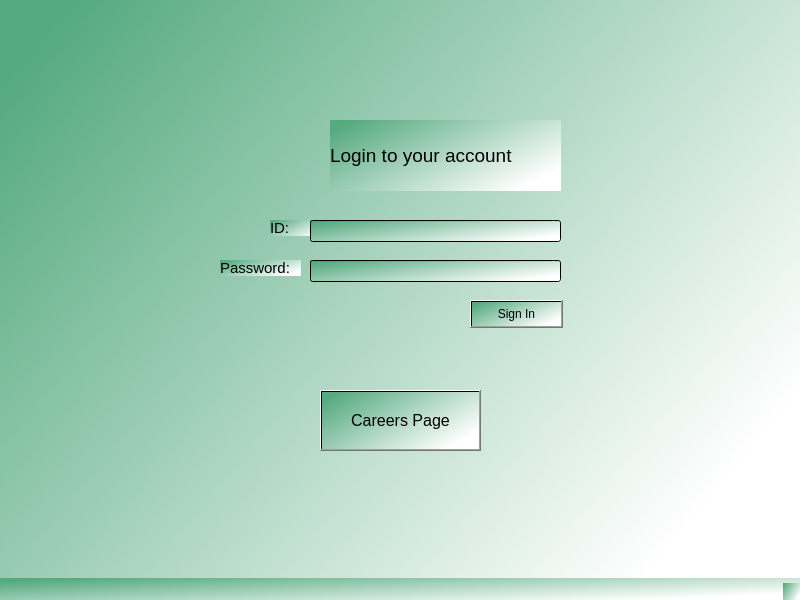
<?xml version="1.0" encoding="UTF-8"?>
<ui version="4.0">
 <class>MainWindow</class>
 <widget class="QMainWindow" name="MainWindow">
  <property name="geometry">
   <rect>
    <x>0</x>
    <y>0</y>
    <width>800</width>
    <height>600</height>
   </rect>
  </property>
  <property name="windowTitle">
   <string>Login</string>
  </property>
  <property name="styleSheet">
   <string notr="true">
background-color: qlineargradient(spread:pad, x1:0.03, y1:0.0965909, x2:1, y2:0.681818, stop:0 rgba(85, 170, 127, 255), stop:1 rgba(255, 255, 255, 255));
</string>
  </property>
  <widget class="QWidget" name="centralwidget">
   <widget class="QLabel" name="label">
    <property name="geometry">
     <rect>
      <x>330</x>
      <y>120</y>
      <width>231</width>
      <height>71</height>
     </rect>
    </property>
    <property name="font">
     <font>
      <pointsize>14</pointsize>
     </font>
    </property>
    <property name="text">
     <string>Login to your account</string>
    </property>
   </widget>
   <widget class="QLabel" name="label_2">
    <property name="geometry">
     <rect>
      <x>270</x>
      <y>220</y>
      <width>55</width>
      <height>16</height>
     </rect>
    </property>
    <property name="font">
     <font>
      <pointsize>11</pointsize>
     </font>
    </property>
    <property name="text">
     <string>ID:</string>
    </property>
   </widget>
   <widget class="QLabel" name="label_3">
    <property name="geometry">
     <rect>
      <x>220</x>
      <y>260</y>
      <width>81</width>
      <height>16</height>
     </rect>
    </property>
    <property name="font">
     <font>
      <pointsize>11</pointsize>
     </font>
    </property>
    <property name="text">
     <string>Password:</string>
    </property>
   </widget>
   <widget class="QLineEdit" name="ID">
    <property name="geometry">
     <rect>
      <x>310</x>
      <y>220</y>
      <width>251</width>
      <height>22</height>
     </rect>
    </property>
   </widget>
   <widget class="QLineEdit" name="password">
    <property name="geometry">
     <rect>
      <x>310</x>
      <y>260</y>
      <width>251</width>
      <height>22</height>
     </rect>
    </property>
    <property name="echoMode">
     <enum>QLineEdit::Password</enum>
    </property>
   </widget>
   <widget class="QPushButton" name="sign_in">
    <property name="geometry">
     <rect>
      <x>470</x>
      <y>300</y>
      <width>93</width>
      <height>28</height>
     </rect>
    </property>
    <property name="font">
     <font>
      <pointsize>9</pointsize>
     </font>
    </property>
    <property name="text">
     <string>Sign In</string>
    </property>
   </widget>
   <widget class="QPushButton" name="careers_page">
    <property name="geometry">
     <rect>
      <x>320</x>
      <y>390</y>
      <width>161</width>
      <height>61</height>
     </rect>
    </property>
    <property name="font">
     <font>
      <pointsize>12</pointsize>
     </font>
    </property>
    <property name="text">
     <string>Careers Page</string>
    </property>
   </widget>
  </widget>
  <widget class="QMenuBar" name="menubar">
   <property name="geometry">
    <rect>
     <x>0</x>
     <y>0</y>
     <width>800</width>
     <height>26</height>
    </rect>
   </property>
  </widget>
  <widget class="QStatusBar" name="statusbar"/>
 </widget>
 <resources>
  <include location="../../../../../Downloads/test.qrc"/>
  <include location="../../../../../Downloads/newtest.qrc"/>
 </resources>
 <connections/>
</ui>
